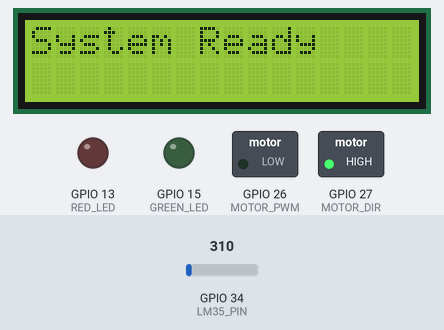
Simulated run of this sketch. Board: ESP32. On the bench: 16×2 character LCD, switched loads named in the sketch (green lamp = pin HIGH), output pins drawn as LEDs (lit = HIGH). Inputs (shaded band) come from the test bench; at power-on: GPIO 34 (LM35_PIN) = 310. What the sketch prints to the serial monitor is not drawn.

Above: at 0.6 s.
At 3.7 s:
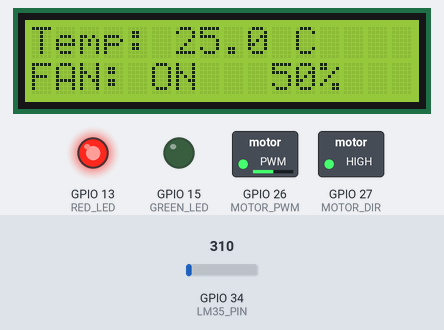
3.8 s: GPIO 34 (LM35_PIN) set to 203
At 5.7 s:
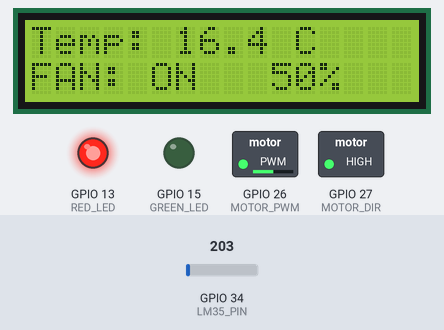
6.1 s: GPIO 34 (LM35_PIN) set to 171
At 7.9 s:
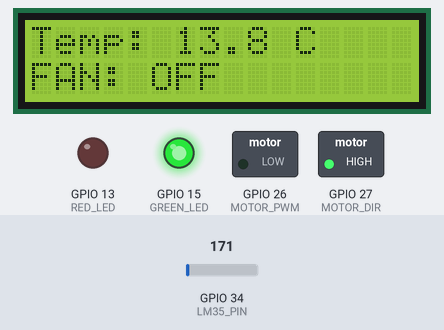
8.2 s: GPIO 34 (LM35_PIN) set to 372
At 9.2 s:
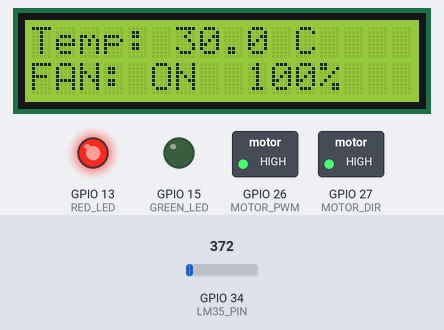
Timing chart, 0 to 11.2 s (numbered marks = the images above; inputs shaded):
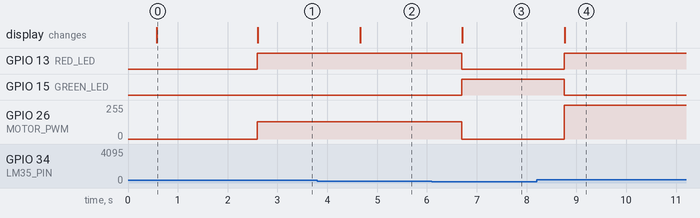

Measured:
- the behaviour switches between 187 and 186 on GPIO 34 (LM35_PIN) (found by bisection; images 2 and 3)
- after the input at 3.8 s, the display: changes after 0.86 s (image 2)
- after the input at 6.1 s, GPIO 13 (RED_LED): HIGH → LOW after 0.60 s; GPIO 15 (GREEN_LED): LOW → HIGH after 0.60 s; GPIO 26 (MOTOR_PWM): 129/255 → 0/255 after 0.60 s; the display: changes after 0.61 s (image 3)
- after the input at 8.2 s, GPIO 13 (RED_LED): LOW → HIGH after 0.56 s; GPIO 15 (GREEN_LED): HIGH → LOW after 0.56 s; GPIO 26 (MOTOR_PWM): 0/255 → 255/255 after 0.56 s; the display: changes after 0.57 s (image 4)
- what the display in image 0 shows lasts 2.0 s, from 0.6 s to 2.6 s

The sketch:

Smart-Temp-Controlled-Fan-Arduino.ino
```cpp
#include <Wire.h>
#include <WiFi.h>
#include <LiquidCrystal_I2C.h>   // Use ESP32-compatible version (see note below)

#define LM35_PIN   34     // LM35 analog input
#define GREEN_LED  15
#define RED_LED    13

// DFRobot Motor Driver Pins
#define MOTOR_PWM  26     // Connect to PWM pin on motor module
#define MOTOR_DIR  27     // Connect to DIR pin on motor module

LiquidCrystal_I2C lcd(0x27, 16, 2);

// PWM settings
const int freq = 5000;
const int resolution = 8;  // 8-bit = 0-255

void setup() {
  Serial.begin(115200);
  delay(500);
  Serial.println("===== SMART FAN SYSTEM STARTING =====");

  pinMode(GREEN_LED, OUTPUT);
  pinMode(RED_LED, OUTPUT);
  pinMode(MOTOR_DIR, OUTPUT);
  digitalWrite(MOTOR_DIR, HIGH);  // Forward direction (fan cooling)

  // === NEW ESP32 PWM API (2023+) - ONLY ONE LINE NEEDED ===
  ledcAttach(MOTOR_PWM, freq, resolution);
  // ========================================================

  lcd.init();
  lcd.backlight();
  lcd.setCursor(0, 0);
  lcd.print("System Ready");
  delay(2000);
}

void loop() {
  int raw = analogRead(LM35_PIN);
  float voltage = raw * (3.3 / 4095.0);
  float tempC = voltage * 100.0;

  Serial.printf("Temp: %.2f °C\n", tempC);

  lcd.clear();
  lcd.setCursor(0, 0);
  lcd.print("Temp: ");
  lcd.print(tempC, 1);
  lcd.print(" C");

  // Smart temperature control
  if (tempC >= 28.0) {
    digitalWrite(MOTOR_DIR, HIGH);
    ledcWrite(MOTOR_PWM, 255);   // Full speed
    ledOn(RED_LED);
    ledOff(GREEN_LED);
    lcd.setCursor(0, 1);
    lcd.print("FAN: ON  100%");
  }
  else if (tempC >= 25.0) {
    digitalWrite(MOTOR_DIR, HIGH);
    ledcWrite(MOTOR_PWM, 200);   // High speed
    ledOn(RED_LED);
    ledOff(GREEN_LED);
    lcd.setCursor(0, 1);
    lcd.print("FAN: ON   80%");
  }
  else if (tempC >= 15.0) {
    digitalWrite(MOTOR_DIR, HIGH);
    ledcWrite(MOTOR_PWM, 130);   // Medium-low (starts reliably)
    ledOff(GREEN_LED);
    ledOn(RED_LED);
    lcd.setCursor(0, 1);
    lcd.print("FAN: ON   50%");
  }
  else {
    ledcWrite(MOTOR_PWM, 0);     // OFF
    ledOff(RED_LED);
    ledOn(GREEN_LED);
    lcd.setCursor(0, 1);
    lcd.print("FAN: OFF     ");
  }

  delay(1000);
}

void ledOn(int pin)  { digitalWrite(pin, HIGH); }
void ledOff(int pin) { digitalWrite(pin, LOW); }
```
